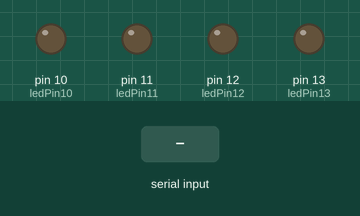
A sketch run on a simulated Arduino Uno, built with avr-gcc and run on an emulated ATmega328P. Shown: output pins drawn as LEDs (lit = HIGH). Inputs (shaded band) come from the test bench.

Above: at 1.2 s.
1.3 s: "A" received over Serial
At 2.2 s:
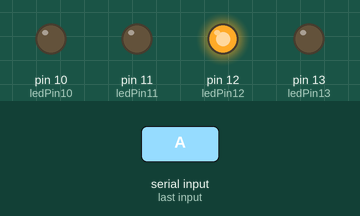
2.8 s: "B" received over Serial
At 3.4 s:
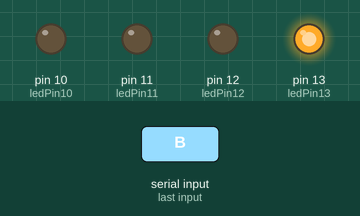
4.3 s: "D" received over Serial
At 5.5 s:
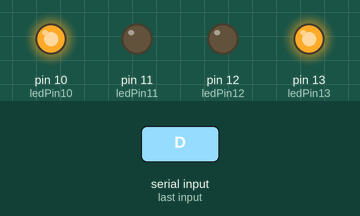
5.8 s: "C" received over Serial
At 6.8 s:
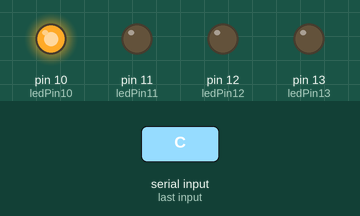
7.3 s: "E" received over Serial
At 8.0 s:
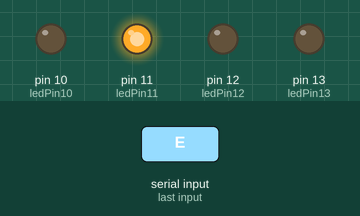
8.8 s: "A" received over Serial
At 9.1 s:
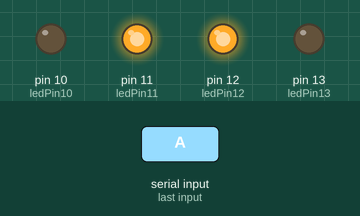
Timing chart, 0 to 11.3 s (numbered marks = the images above; inputs shaded):
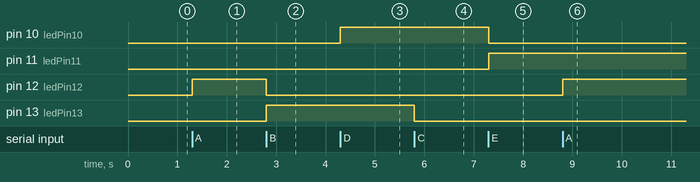

The sketch:

Arduino_lights_code.ino
```cpp
const int ledPin10 = 10; // red
const int ledPin11 = 11; // green
const int ledPin12 = 12; // red
const int ledPin13 = 13; // green


void setup() {
  pinMode(ledPin10, OUTPUT);
  pinMode(ledPin11, OUTPUT);
  pinMode(ledPin12, OUTPUT);
  pinMode(ledPin13, OUTPUT);
  digitalWrite(ledPin10, LOW);
  digitalWrite(ledPin11, LOW);
  digitalWrite(ledPin12, LOW);
  digitalWrite(ledPin13, LOW);

  Serial.begin(9600); // Initialize serial communication
}

void loop() {
  if (Serial.available() > 0) {
    char command = Serial.read(); // Read the incoming command

    if (command == 'A') {// command a slot1 is available
      // Turn ON LED on pin 12, OFF on pin 13
      digitalWrite(ledPin12, HIGH);
      digitalWrite(ledPin13, LOW);
    } else if (command == 'B') { //command b slot1 is unavailable
      // Turn OFF LED on pin 12, ON on pin 13
      digitalWrite(ledPin12, LOW);
      digitalWrite(ledPin13, HIGH);
    } else if (command == 'C') {
      // Turn OFF both LEDs
      digitalWrite(ledPin12, LOW);
      digitalWrite(ledPin13, LOW);
    } else if (command == 'D') { //command d slot2 is available
      // Turn ON LED on pin 10, OFF on pin 11
      digitalWrite(ledPin10, HIGH);
      digitalWrite(ledPin11, LOW);
    } else if (command == 'E') { //command e slot2 is unavailable
      // Turn OFF LED on pin 10, ON on pin 11
      digitalWrite(ledPin10, LOW);
      digitalWrite(ledPin11, HIGH);
    }
    }
  }
```

Measured:
- after the input at 1.3 s, pin 12 (ledPin12): LOW → HIGH at once
- after the input at 2.8 s, pin 12 (ledPin12): HIGH → LOW at once; pin 13 (ledPin13): LOW → HIGH at once
- after the input at 4.3 s, pin 10 (ledPin10): LOW → HIGH at once
- after the input at 5.8 s, pin 13 (ledPin13): HIGH → LOW at once
- after the input at 7.3 s, pin 10 (ledPin10): HIGH → LOW at once; pin 11 (ledPin11): LOW → HIGH at once
- after the input at 8.8 s, pin 12 (ledPin12): LOW → HIGH at once
